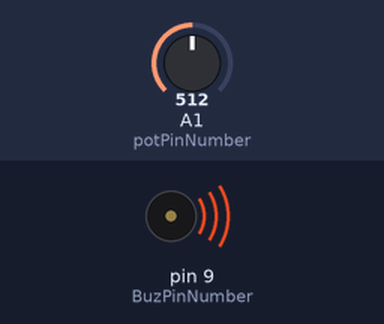
This sketch was run on a simulated Arduino Uno, built with avr-gcc and run on an emulated ATmega328P. On the bench: buzzer (waves = sounding). The test bench sets the inputs (shaded band); at power-on: A1 (potPinNumber) = 512.

Above: at 0.1 s.
Timing chart, 0 to 1.6 s (numbered marks = the images above):
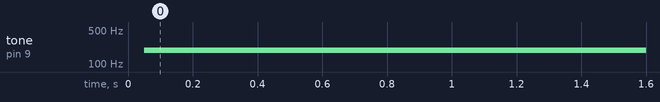

The sketch:

passiveBuzzer.ino
```cpp
int BuzPinNumber=9;
int potPinNumber=A1;
int tone_Value;
int pot_Value;

void setup(){
    pinMode(BuzPinNumber,OUTPUT);
    pinMode(potPinNumber,INPUT);
}
void loop(){
    pot_Value=analogRead(A1);
    tone_Value=(9940.0/1023.0)*(pot_Value)+60;
    digitalWrite(BuzPinNumber,HIGH);
    delayMicroseconds(tone_Value);
    digitalWrite(BuzPinNumber,LOW);
}
```

Measured:
- by itself, tone on pin 9 (BuzPinNumber): silent → 193 Hz at 0.05 s
